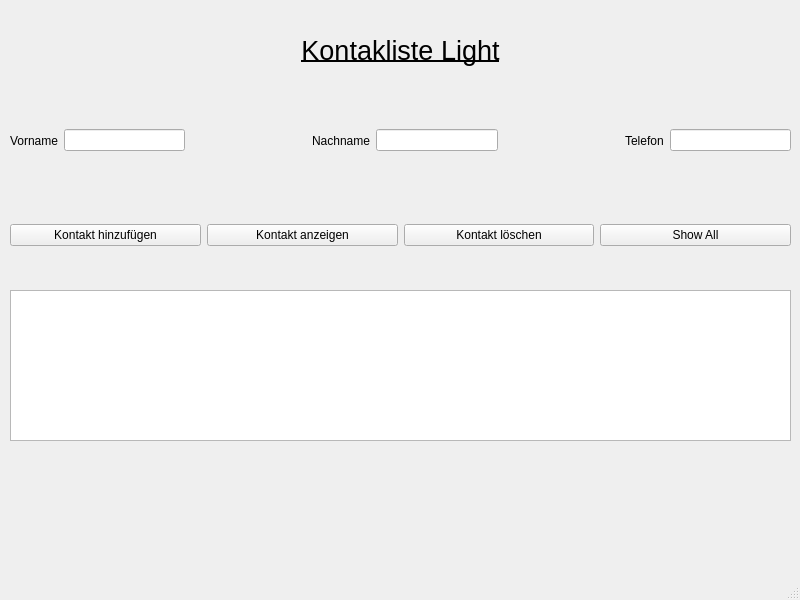
<?xml version="1.0" encoding="UTF-8"?>
<ui version="4.0">
 <class>contacts_light</class>
 <widget class="QMainWindow" name="contacts_light">
  <property name="geometry">
   <rect>
    <x>0</x>
    <y>0</y>
    <width>800</width>
    <height>600</height>
   </rect>
  </property>
  <property name="windowTitle">
   <string>MainWindow</string>
  </property>
  <widget class="QWidget" name="centralwidget">
   <widget class="QWidget" name="verticalLayoutWidget">
    <property name="geometry">
     <rect>
      <x>10</x>
      <y>10</y>
      <width>781</width>
      <height>80</height>
     </rect>
    </property>
    <layout class="QVBoxLayout" name="verticalLayout">
     <item>
      <widget class="QLabel" name="lHeader">
       <property name="font">
        <font>
         <pointsize>20</pointsize>
         <underline>true</underline>
        </font>
       </property>
       <property name="autoFillBackground">
        <bool>true</bool>
       </property>
       <property name="text">
        <string>Kontakliste Light</string>
       </property>
       <property name="alignment">
        <set>Qt::AlignCenter</set>
       </property>
       <property name="margin">
        <number>10</number>
       </property>
      </widget>
     </item>
    </layout>
   </widget>
   <widget class="QWidget" name="horizontalLayoutWidget">
    <property name="geometry">
     <rect>
      <x>10</x>
      <y>90</y>
      <width>781</width>
      <height>101</height>
     </rect>
    </property>
    <layout class="QHBoxLayout" name="horizontalLayout">
     <item>
      <widget class="QLabel" name="labelVN">
       <property name="text">
        <string>Vorname</string>
       </property>
      </widget>
     </item>
     <item>
      <widget class="QLineEdit" name="lineEdit_Vorname">
       <property name="enabled">
        <bool>true</bool>
       </property>
       <property name="inputMask">
        <string comment="vorname"/>
       </property>
      </widget>
     </item>
     <item>
      <spacer name="horizontalSpacer_2">
       <property name="orientation">
        <enum>Qt::Horizontal</enum>
       </property>
       <property name="sizeHint" stdset="0">
        <size>
         <width>10</width>
         <height>20</height>
        </size>
       </property>
      </spacer>
     </item>
     <item>
      <widget class="QLabel" name="labelN">
       <property name="text">
        <string>Nachname</string>
       </property>
      </widget>
     </item>
     <item>
      <widget class="QLineEdit" name="lineEdit_Name">
       <property name="inputMask">
        <string comment="name"/>
       </property>
      </widget>
     </item>
     <item>
      <spacer name="horizontalSpacer_3">
       <property name="orientation">
        <enum>Qt::Horizontal</enum>
       </property>
       <property name="sizeHint" stdset="0">
        <size>
         <width>10</width>
         <height>20</height>
        </size>
       </property>
      </spacer>
     </item>
     <item>
      <widget class="QLabel" name="labelTel">
       <property name="text">
        <string>Telefon</string>
       </property>
      </widget>
     </item>
     <item>
      <widget class="QLineEdit" name="lineEdit_Telefon">
       <property name="inputMask">
        <string comment="telefon"/>
       </property>
      </widget>
     </item>
    </layout>
   </widget>
   <widget class="QWidget" name="horizontalLayoutWidget_2">
    <property name="geometry">
     <rect>
      <x>10</x>
      <y>190</y>
      <width>781</width>
      <height>91</height>
     </rect>
    </property>
    <layout class="QHBoxLayout" name="horizontalLayout_2">
     <item>
      <widget class="QPushButton" name="pushButton_Hinzu">
       <property name="accessibleDescription">
        <string extracomment="Neuen Kontakt der Datenbank hinzufügen"/>
       </property>
       <property name="text">
        <string>Kontakt hinzufügen</string>
       </property>
      </widget>
     </item>
     <item>
      <widget class="QPushButton" name="pushButton_Kontakt_anzeigen">
       <property name="text">
        <string>Kontakt anzeigen</string>
       </property>
      </widget>
     </item>
     <item>
      <widget class="QPushButton" name="pushButton_Kont_Del">
       <property name="text">
        <string>Kontakt löschen</string>
       </property>
      </widget>
     </item>
     <item>
      <widget class="QPushButton" name="pushButton_Show_all">
       <property name="text">
        <string>Show All</string>
       </property>
      </widget>
     </item>
    </layout>
   </widget>
   <widget class="QTableView" name="tableView">
    <property name="geometry">
     <rect>
      <x>10</x>
      <y>290</y>
      <width>781</width>
      <height>151</height>
     </rect>
    </property>
   </widget>
  </widget>
  <widget class="QMenuBar" name="menubar">
   <property name="geometry">
    <rect>
     <x>0</x>
     <y>0</y>
     <width>800</width>
     <height>24</height>
    </rect>
   </property>
  </widget>
  <widget class="QStatusBar" name="statusbar"/>
 </widget>
 <resources/>
 <connections/>
</ui>
